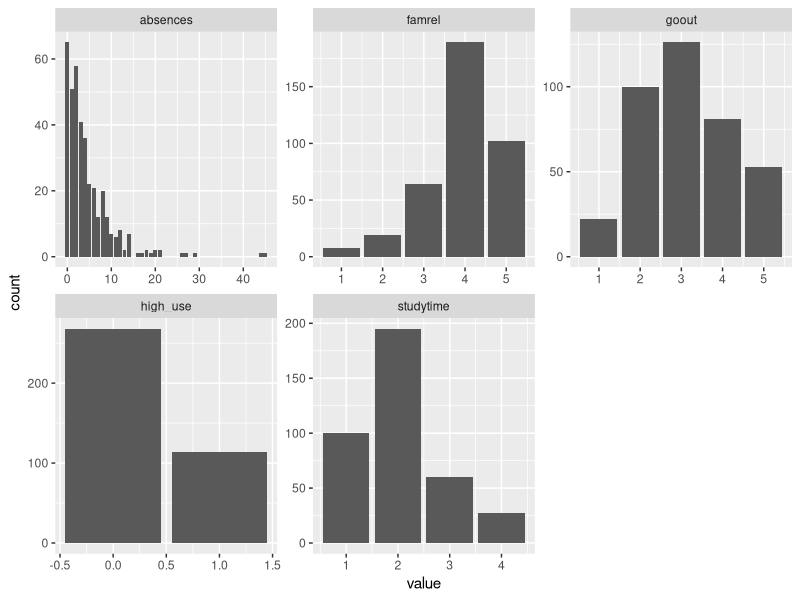
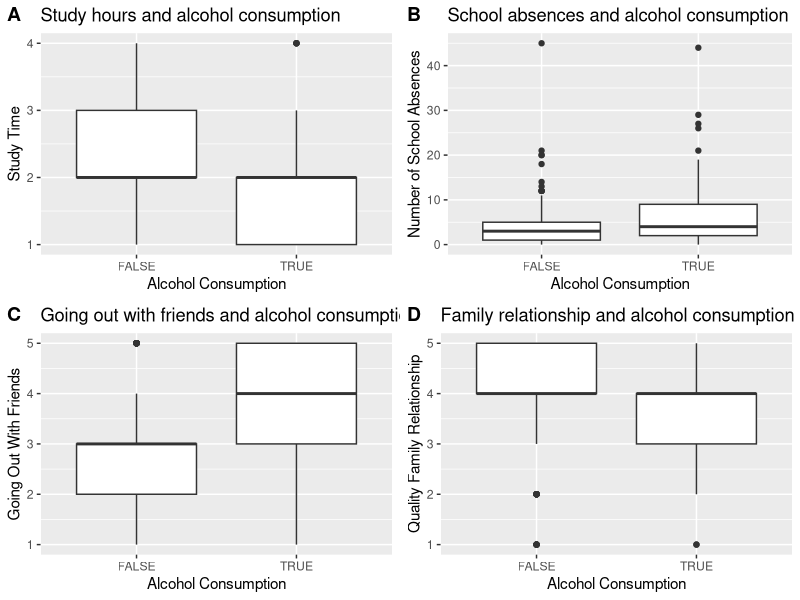

The R script that drew these images, in order:
## ---- chunk 1
alc<-read.table("data/alc.csv")
#head(alc)
colnames(alc)
## ---- chunk 2
library(dplyr)

my_var<- c("studytime", "absences", "goout", "famrel", "high_use")

my_var_data <- select(alc, one_of(my_var))
str(my_var_data)
## ---- chunk 3
summary(my_var_data)

## ---- chunk 4
library(tidyr)
library(ggplot2)


gather(my_var_data) %>% ggplot(aes(value)) + facet_wrap("key", scales = "free") + geom_bar()
## ---- chunk 5
library(ggpubr)
g1 <- ggplot(alc, aes(x = high_use, y = studytime))

p1=g1 + geom_boxplot() + xlab("Alcohol Consumption")+ ylab("Study Time") + ggtitle("Study hours and alcohol consumption")

g2 <- ggplot(alc, aes(x = high_use, y = absences))

p2=g2 + geom_boxplot() + xlab("Alcohol Consumption")+ ylab("Number of School Absences")  + ggtitle("School absences and alcohol consumption") 

g3 <- ggplot(alc, aes(x = high_use, y = goout))

p3=g3 + geom_boxplot() + xlab("Alcohol Consumption")+ ylab("Going Out With Friends")  + ggtitle("Going out with friends and alcohol consumption") 
g4 <- ggplot(alc, aes(x = high_use, y = famrel))

p4=g4 + geom_boxplot() + xlab("Alcohol Consumption")+ ylab("Quality Family Relationship")  + ggtitle("Family relationship and alcohol consumption") 

ggarrange(p1, p2, p3 , p4,  labels = c("A", "B", "C", "D"), ncol = 2, nrow = 2)

## ---- chunk 6
m<-glm(high_use ~ studytime + goout + absences + famrel, data = alc, family = "binomial")
summary(m)
## ---- chunk 7
Coef<-coef(m)
OR<-Coef %>% exp
CI<-confint(m) %>% exp
cbind(Coef, OR, CI)

## ---- chunk 8
 #predict the probability
 
 pred_prob <- predict(m, type = "response")
 
 #add predicted probabilities and mutate the model
 alc<-mutate(alc, probability = pred_prob)
 #we will use the probability to validate the probabilities of choses four variables
 alc<-mutate(alc, prediction = probability > 0.5)
 table(high_use = alc$high_use, prediction = alc$prediction)
 
## ---- chunk 9
#load required library
library(boot)
#first we need to define loss function
LF<-function(class, prob){
  n_wrong <- abs(class - prob) > 0.5
  mean(n_wrong)
}
#now we compute the average number of wrong predictions
LF(alc$high_use, alc$prob)
#then we do 10-fold cross validation
CV<-cv.glm(data = alc, cost = LF, glmfit = m, K = 10 )
#finally look at the average number of wrong predictions
CV$delta[1]
